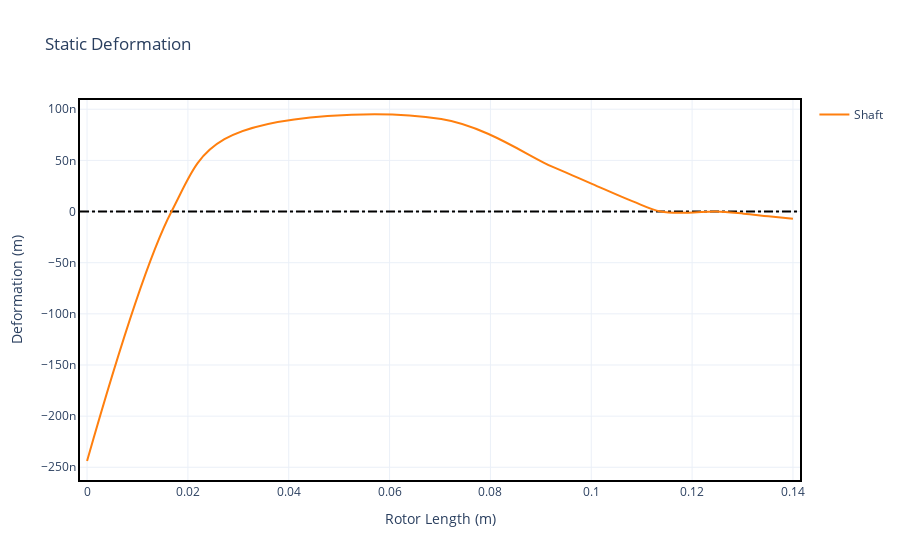

This figure's notebook cell:
### Markdown cell above
#### 4.2.2 - Expected Deformation

### Code cell
static.plot_deformation()

### Figure 1 — Plotly figure (JSON) as saved in the notebook; plotly's stock layout.template omitted (floating-point values rounded to 4 significant figures)
{"data": [{"hoverinfo": "none", "line": {"color": "black", "dash": "dashdot"}, "mode": "lines", "showlegend": false, "type": "scatter", "x": [-0.0014, 0.1414], "y": [0, 0]}, {"hovertemplate": "Rotor Length (m): %{x:.2f}<br>Displacement (m): %{y:.2e}", "line": {"shape": "spline", "smoothing": 1}, "mode": "lines", "name": "Shaft", "showlegend": true, "type": "scatter", "x": [0.0, 0.01675, 0.02725, 0.07025, 0.09225, 0.09625, 0.1003, 0.1083, 0.1138, 0.1193, 0.1248, 0.1303, 0.1351, 0.14], "y": [-2.439e-07, -3.251e-19, 7.067e-08, 9.046e-08, 4.383e-08, 3.541e-08, 2.686e-08, 9.941e-09, 1.02e-19, -1.136e-09, -7.597e-20, -2.108e-09, -4.706e-09, -7.027e-09]}], "layout": {"title": {"text": "Static Deformation"}, "xaxis": {"title": {"text": "Rotor Length (m)"}}, "yaxis": {"title": {"text": "Deformation (m)"}}}}
